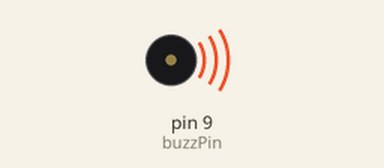
Simulated run of this sketch. Board: Arduino Uno, built with avr-gcc and run on an emulated ATmega328P. On the bench: buzzer (waves = sounding).

Above: at 0.1 s.
Timing chart, 0 to 1.6 s (numbered marks = the images above):
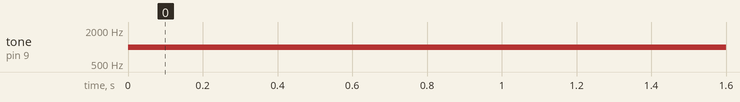

The sketch:

buzzer_two.ino
```cpp
/*
Buzzer dengan mengatur frekuensi.

Catatan:
Duty Cycle 50%
Dari https://www.arduino.cc/en/Reference/Tone
Board	              Min frequency (Hz)	Max frequency (Hz)
Uno, Mega Like  	  31	                      65535
Gemma	                Not implemented	          Not implemented
Zero	                  41	                      275000
Due	                Not implemented	          Not implemented
*/
const int buzzPin = 9;  //konstanta untuk menentukan pin buzzer

void setup()
{
  pinMode(buzzPin, OUTPUT); //menjadikan pin buzzer sebagai output
}

int frekuensi = 1000; //mengatur duty cycle dalam Hz

void loop()
{
  tone(buzzPin, frekuensi); //memutar tone buzzer
}
```

Measured:
- by itself, tone on pin 9 (buzzPin): silent → 1000 Hz at 0.00 s
